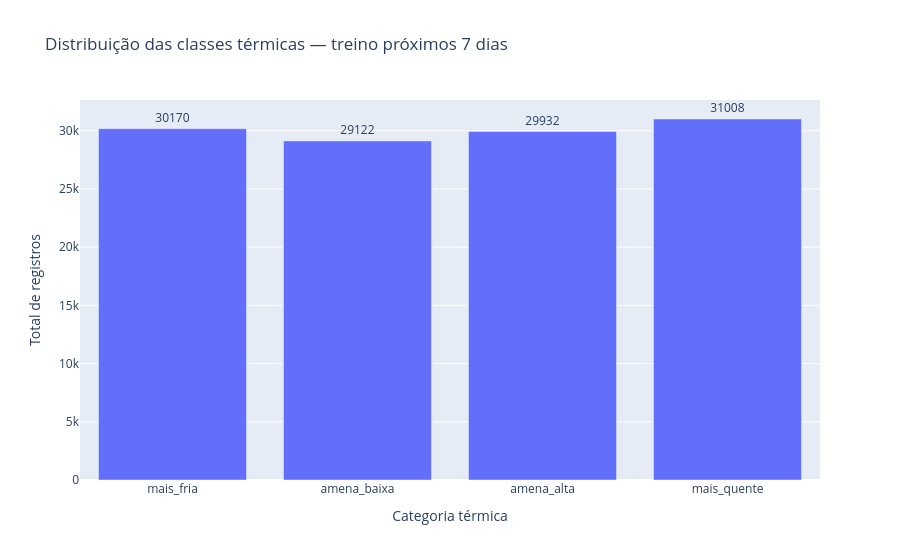

Notebook code cell kept with this figure:
### Code cell
dist_semana = spark.sql("""
    SELECT
        CASE
            WHEN classe_temperatura_semana = 0 THEN 'mais_fria'
            WHEN classe_temperatura_semana = 1 THEN 'amena_baixa'
            WHEN classe_temperatura_semana = 2 THEN 'amena_alta'
            WHEN classe_temperatura_semana = 3 THEN 'mais_quente'
        END AS categoria,
        COUNT(*) AS total_registros
    FROM semana_train_cls
    GROUP BY classe_temperatura_semana
    ORDER BY classe_temperatura_semana
""")

fig = px.bar(
    spark_df_para_dicts(dist_semana),
    x="categoria",
    y="total_registros",
    text="total_registros",
    title="Distribuição das classes térmicas — treino próximos 7 dias",
    labels={
        "categoria": "Categoria térmica",
        "total_registros": "Total de registros"
    },
    category_orders={
        "categoria": ["mais_fria", "amena_baixa", "amena_alta", "mais_quente"]
    }
)

fig.update_traces(textposition="outside")
fig.show()

### Figure 1 — Plotly figure (JSON) as saved in the notebook; plotly's stock layout.template omitted (floating-point values rounded to 4 significant figures)
{"data": [{"hovertemplate": "Categoria térmica=%{x}<br>Total de registros=%{text}<extra></extra>", "legendgroup": "", "marker": {"color": "#636efa", "pattern": {"shape": ""}}, "name": "", "orientation": "v", "showlegend": false, "text": [30170.0, 29120.0, 29930.0, 31010.0], "textposition": "outside", "type": "bar", "x": ["mais_fria", "amena_baixa", "amena_alta", "mais_quente"], "xaxis": "x", "y": [30170, 29122, 29932, 31008], "yaxis": "y"}], "layout": {"barmode": "relative", "legend": {"tracegroupgap": 0}, "title": {"text": "Distribuição das classes térmicas — treino próximos 7 dias"}, "xaxis": {"anchor": "y", "categoryarray": ["mais_fria", "amena_baixa", "amena_alta", "mais_quente"], "categoryorder": "array", "domain": [0, 1], "title": {"text": "Categoria térmica"}}, "yaxis": {"anchor": "x", "domain": [0, 1], "title": {"text": "Total de registros"}}}}
